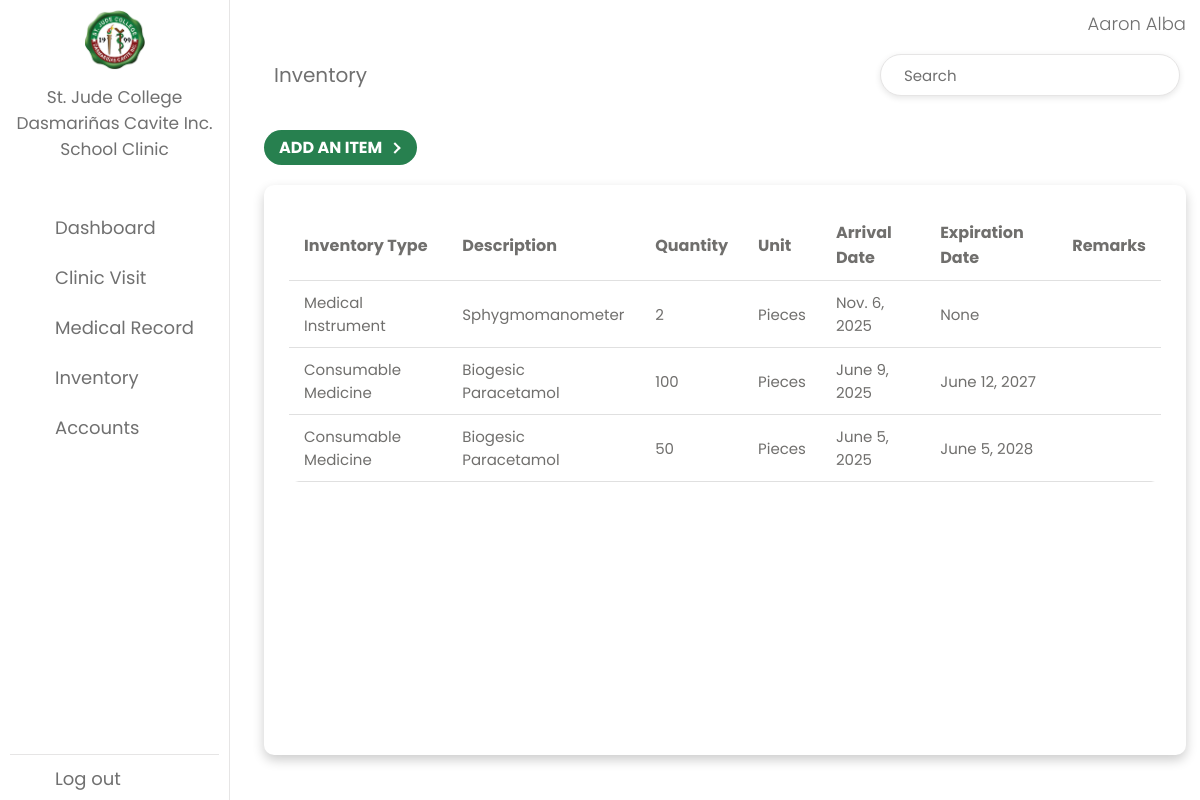
/inventory/ (signed in), run on an earlier commit of the app's database.
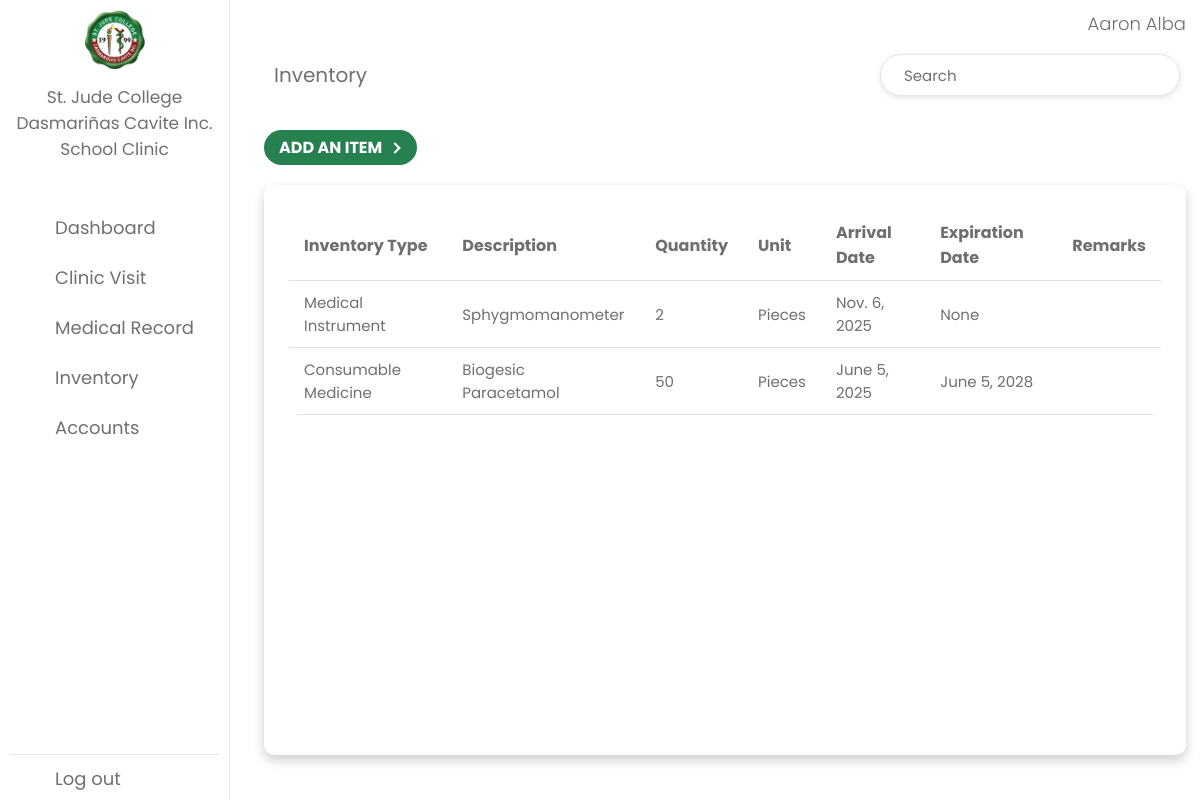
And on a later commit of the database.
### app/models.py (models this page shows, shortened)
class Inventory(models.Model):
    INVENTORY_TYPE_CHOICES = [
        ("consumable_medicine", "Consumable Medicine"),
        ("medical_supply", "Medical Supply"),
        ("medical_instrument", "Medical Instrument"),
    ]
    inventory_type = models.CharField(
        max_length=50, choices=INVENTORY_TYPE_CHOICES, default="consumable_medicine"
    )
    description = models.CharField(max_length=255)
    quantity = models.PositiveIntegerField(default=1)
    unit = models.CharField(max_length=255, default="")
    arrival_date = models.DateField(default=datetime.date.today)
    expiration_date = models.DateField(blank=True, null=True)
    remarks = models.TextField(blank=True, null=True)

### app/views.py (the view, shortened to what this page needs)
# urls.py: path('inventory/', InventoryListView.as_view(), name='inventory'),
class InventoryListView(ListView):
    model = Inventory
    context_object_name = "inventorys"
    template_name = "app/inventory_list.html"  # Make sure this matches your template
    ordering = ["-arrival_date"]
    def get_queryset(self):
        queryset = super().get_queryset()
        search_query = self.request.GET.get('search_query', '')
        return queryset
    def get_context_data(self, **kwargs):
        context = super().get_context_data(**kwargs)
        context['search_query'] = self.request.GET.get('search_query', '')
        return context

### app/templates/app/inventory_list.html (shortened to what this page needs)
{% extends 'app/base.html' %}
{% block content %}
    {% if user.is_authenticated %}
        <div class="dash-content">
            <div class="overview">
                <div class="title">
                    <a href="{% url 'inventory' %}"><span class="text">Inventory</span></a>
                    <form method="GET" action="{% url 'inventory' %}" class="search-bar">
                        <input type="text" name="search_query" value="{{ search_query }}" placeholder="Search"/>
                    </form>
                </div>
                <div class="clinicvisit-btn">
                    <a href="{% url 'inventory_create' %}" class="signup">
                        ADD AN ITEM
                        <div class="arrow-wrapper">
                            <div class="arrow"></div>
                        </div>
                    </a>
                </div>
                <div class="table_box">
                    <div class="table_container">
                        <table>
                            <tr>
                                <th>Inventory Type</th>
                                <th>Description</th>
                                <th>Quantity</th>
                                <th>Unit</th>
                                <th>Arrival Date</th>
                                <th>Expiration Date</th>
                                <th>Remarks</th>
                            </tr>
                            {% for inventory in inventorys %}
                                <tr class="data clickable-row" data-href="{% url 'inventory_update' inventory.pk %}">
                                    <td>
                                        {% if inventory.inventory_type == 'consumable_medicine' %}
                                            Consumable Medicine
                                        {% elif inventory.inventory_type == 'medical_supply' %}
                                            Medical Supply
                                        {% elif inventory.inventory_type == 'medical_instrument' %}
                                            Medical Instrument
                                        {% else %}
                                            {{ inventory.inventory_type }}
                                        {% endif %}
                                    </td>
                                    <td>{{ inventory.description }}</td>
                                    <td>{{ inventory.quantity }}</td>
                                    <td>{{ inventory.unit }}</td>
                                    <td>{{ inventory.arrival_date }}</td>
                                    <td>{{ inventory.expiration_date }}</td>
                                    <td>{{ inventory.remarks }}</td>
                                </tr>
                            {% empty %}
                                <tr>
                                    <td colspan="8" class="no-records">No items found</td>
                                </tr>
                            {% endfor %}
                        </table>
                    </div>
                </div>
            </div>
        </div>
    {% endif %}
{% endblock %}

What changed in the data, as far as the page shows it:
removed Inventory: shows "Consumable Medicine", description "Biogesic Paracetamol", quantity "100", unit "Pieces", arrival_date "June 9, 2025", expiration_date "June 12, 2027"
